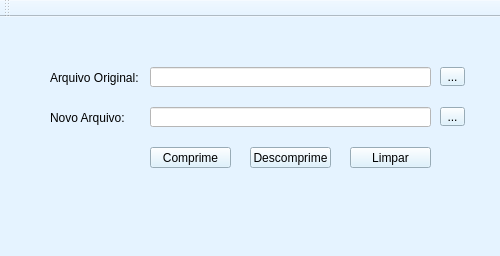
<?xml version="1.0" encoding="UTF-8"?>
<ui version="4.0">
 <class>Huffman</class>
 <widget class="QMainWindow" name="Huffman">
  <property name="geometry">
   <rect>
    <x>0</x>
    <y>0</y>
    <width>500</width>
    <height>256</height>
   </rect>
  </property>
  <property name="minimumSize">
   <size>
    <width>500</width>
    <height>256</height>
   </size>
  </property>
  <property name="maximumSize">
   <size>
    <width>510</width>
    <height>256</height>
   </size>
  </property>
  <property name="windowTitle">
   <string>Huffman</string>
  </property>
  <property name="styleSheet">
   <string notr="true">background-color: rgb(229, 243, 255);
</string>
  </property>
  <widget class="QWidget" name="centralWidget">
   <widget class="QWidget" name="gridLayoutWidget">
    <property name="geometry">
     <rect>
      <x>170</x>
      <y>220</y>
      <width>160</width>
      <height>80</height>
     </rect>
    </property>
    <layout class="QGridLayout" name="gridLayout"/>
   </widget>
   <widget class="QWidget" name="widget" native="true">
    <property name="geometry">
     <rect>
      <x>20</x>
      <y>20</y>
      <width>461</width>
      <height>161</height>
     </rect>
    </property>
    <property name="styleSheet">
     <string notr="true"/>
    </property>
    <widget class="QLineEdit" name="nameFile">
     <property name="geometry">
      <rect>
       <x>130</x>
       <y>30</y>
       <width>281</width>
       <height>20</height>
      </rect>
     </property>
     <property name="styleSheet">
      <string notr="true">background-color: rgb(255, 255, 255);</string>
     </property>
    </widget>
    <widget class="QLineEdit" name="newFile">
     <property name="geometry">
      <rect>
       <x>130</x>
       <y>70</y>
       <width>281</width>
       <height>20</height>
      </rect>
     </property>
     <property name="styleSheet">
      <string notr="true">background-color: rgb(255, 255, 255);</string>
     </property>
    </widget>
    <widget class="QToolButton" name="toolButton_2">
     <property name="geometry">
      <rect>
       <x>420</x>
       <y>70</y>
       <width>25</width>
       <height>19</height>
      </rect>
     </property>
     <property name="cursor">
      <cursorShape>PointingHandCursor</cursorShape>
     </property>
     <property name="styleSheet">
      <string notr="true">background-color: rgb(213, 239, 255);</string>
     </property>
     <property name="text">
      <string>...</string>
     </property>
    </widget>
    <widget class="QToolButton" name="toolButton">
     <property name="geometry">
      <rect>
       <x>420</x>
       <y>30</y>
       <width>25</width>
       <height>19</height>
      </rect>
     </property>
     <property name="cursor">
      <cursorShape>PointingHandCursor</cursorShape>
     </property>
     <property name="styleSheet">
      <string notr="true">background-color: rgb(213, 239, 255);</string>
     </property>
     <property name="text">
      <string>...</string>
     </property>
    </widget>
    <widget class="QLabel" name="arquivo">
     <property name="geometry">
      <rect>
       <x>30</x>
       <y>30</y>
       <width>91</width>
       <height>21</height>
      </rect>
     </property>
     <property name="text">
      <string>Arquivo Original:</string>
     </property>
    </widget>
    <widget class="QLabel" name="novo">
     <property name="geometry">
      <rect>
       <x>30</x>
       <y>70</y>
       <width>91</width>
       <height>21</height>
      </rect>
     </property>
     <property name="text">
      <string>Novo Arquivo:</string>
     </property>
    </widget>
    <widget class="QPushButton" name="comprime">
     <property name="geometry">
      <rect>
       <x>130</x>
       <y>110</y>
       <width>81</width>
       <height>21</height>
      </rect>
     </property>
     <property name="minimumSize">
      <size>
       <width>0</width>
       <height>0</height>
      </size>
     </property>
     <property name="cursor">
      <cursorShape>PointingHandCursor</cursorShape>
     </property>
     <property name="styleSheet">
      <string notr="true">background-color: rgb(213, 239, 255);</string>
     </property>
     <property name="text">
      <string>Comprime</string>
     </property>
    </widget>
    <widget class="QPushButton" name="descomprime">
     <property name="geometry">
      <rect>
       <x>230</x>
       <y>110</y>
       <width>81</width>
       <height>21</height>
      </rect>
     </property>
     <property name="cursor">
      <cursorShape>PointingHandCursor</cursorShape>
     </property>
     <property name="styleSheet">
      <string notr="true">background-color: rgb(213, 239, 255);</string>
     </property>
     <property name="text">
      <string>Descomprime</string>
     </property>
    </widget>
    <widget class="QPushButton" name="limpar">
     <property name="geometry">
      <rect>
       <x>330</x>
       <y>110</y>
       <width>81</width>
       <height>21</height>
      </rect>
     </property>
     <property name="cursor">
      <cursorShape>PointingHandCursor</cursorShape>
     </property>
     <property name="styleSheet">
      <string notr="true">background-color: rgb(213, 239, 255);</string>
     </property>
     <property name="text">
      <string>Limpar</string>
     </property>
    </widget>
   </widget>
   <zorder>widget</zorder>
   <zorder>gridLayoutWidget</zorder>
  </widget>
  <widget class="QToolBar" name="mainToolBar">
   <attribute name="toolBarArea">
    <enum>TopToolBarArea</enum>
   </attribute>
   <attribute name="toolBarBreak">
    <bool>false</bool>
   </attribute>
  </widget>
  <widget class="QStatusBar" name="statusBar"/>
  <widget class="QMenuBar" name="menuBar">
   <property name="geometry">
    <rect>
     <x>0</x>
     <y>0</y>
     <width>500</width>
     <height>21</height>
    </rect>
   </property>
  </widget>
 </widget>
 <layoutdefault spacing="6" margin="11"/>
 <resources/>
 <connections/>
</ui>
